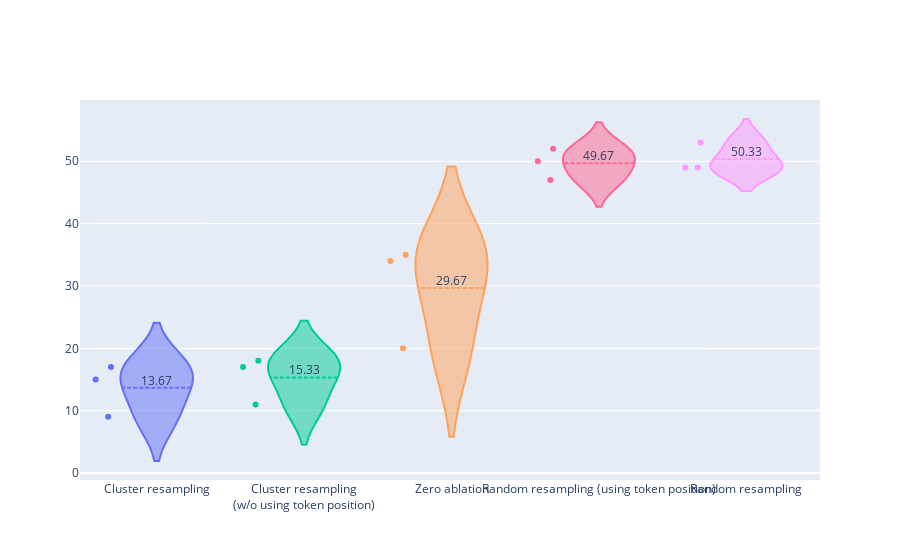

Source (notebook cell):
### Code cell
# Plot mean number of features

import plotly.graph_objects as go
import pandas as pd

# Create a DataFrame by concatenating the data from all strategies
df = pd.concat([profile["data"] for profile in strategies.values()])

# Create a violin plot for each strategy
fig = go.Figure()

for strategy in df["strategy"].unique():
    strategy_data = df[df["strategy"] == strategy]
    mean_value = strategy_data["num_features"].mean()
    fig.add_trace(go.Violin(
        x=strategy_data["strategy"],
        y=strategy_data["num_features"],
        name=strategy,
        meanline_visible=True,
        points="all"  # Show all points
    ))
    # Add a text annotation for the mean value
    fig.add_trace(go.Scatter(
        x=[strategy],
        y=[mean_value],
        mode="text",
        text=[f"{round(mean_value, 2)}"],
        textposition="top center",
        showlegend=False
    ))

# Update layout
fig.update_layout(
    xaxis=dict(title="", tickangle=0),
    yaxis=dict(title=""),
    showlegend=False,
)

fig.show()

# Print means
for strategy in strategies.values():
    mean_features = strategy["data"]["num_features"].mean()
    print(f"{strategy['name']}: {mean_features:.4f}")

### Figure 1 — Plotly figure (JSON) as saved in the notebook; plotly's stock layout.template omitted (floating-point values rounded to 4 significant figures)
{"data": [{"meanline": {"visible": true}, "name": "Cluster resampling", "points": "all", "type": "violin", "x": ["Cluster resampling", "Cluster resampling", "Cluster resampling"], "y": [9, 15, 17]}, {"mode": "text", "showlegend": false, "text": ["13.67"], "textposition": "top center", "type": "scatter", "x": ["Cluster resampling"], "y": [13.67]}, {"meanline": {"visible": true}, "name": "Cluster resampling<br>(w/o using token position)", "points": "all", "type": "violin", "x": ["Cluster resampling<br>(w/o using token position)", "Cluster resampling<br>(w/o using token position)", "Cluster resampling<br>(w/o using token position)"], "y": [11, 17, 18]}, {"mode": "text", "showlegend": false, "text": ["15.33"], "textposition": "top center", "type": "scatter", "x": ["Cluster resampling<br>(w/o using token position)"], "y": [15.33]}, {"meanline": {"visible": true}, "name": "Zero ablation", "points": "all", "type": "violin", "x": ["Zero ablation", "Zero ablation", "Zero ablation"], "y": [20, 34, 35]}, {"mode": "text", "showlegend": false, "text": ["29.67"], "textposition": "top center", "type": "scatter", "x": ["Zero ablation"], "y": [29.67]}, {"meanline": {"visible": true}, "name": "Random resampling (using token position)", "points": "all", "type": "violin", "x": ["Random resampling (using token position)", "Random resampling (using token position)", "Random resampling (using token position)"], "y": [50, 47, 52]}, {"mode": "text", "showlegend": false, "text": ["49.67"], "textposition": "top center", "type": "scatter", "x": ["Random resampling (using token position)"], "y": [49.67]}, {"meanline": {"visible": true}, "name": "Random resampling", "points": "all", "type": "violin", "x": ["Random resampling", "Random resampling", "Random resampling"], "y": [49, 53, 49]}, {"mode": "text", "showlegend": false, "text": ["50.33"], "textposition": "top center", "type": "scatter", "x": ["Random resampling"], "y": [50.33]}], "layout": {"showlegend": false, "xaxis": {"tickangle": 0, "title": {"text": ""}}, "yaxis": {"title": {"text": ""}}}}
